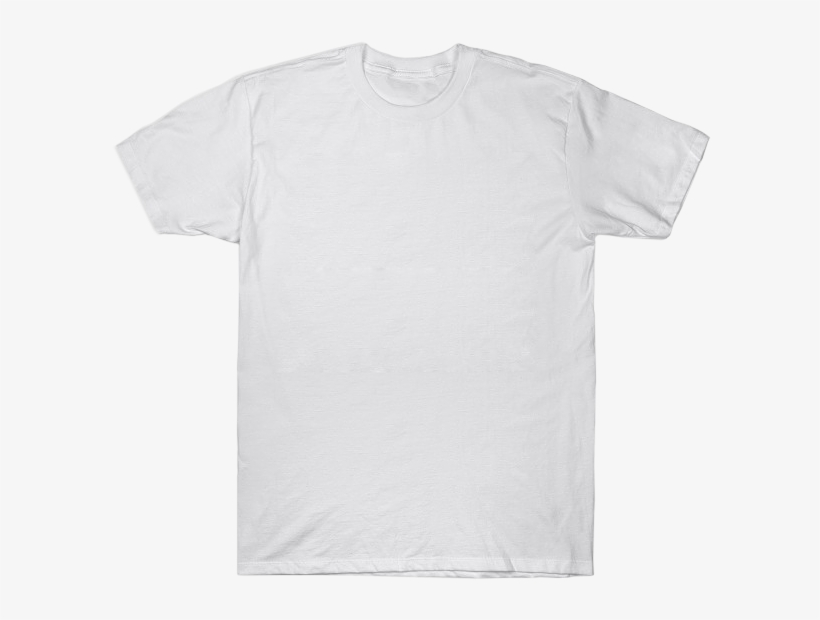
#> input picture product-customization-system/input/tshirt.png, 820 x 620 px
$ python main.py
#> lines starting #> are read from the running program, lines starting #| are printed output that depends on the picture; pictures that were not available may be replaced by others from this repository, and a replacement may not be noted
from PIL import Image

# Load images
tshirt = Image.open("input/tshirt.png").convert("RGBA")
logo = Image.open("input/logo.png").convert("RGBA")
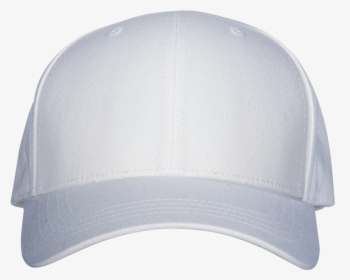
#> input picture product-customization-system/input/cap.png, 350 x 280 px, given in place of logo.png, which was not available

# Remove white background from logo
new_logo = []
for item in logo.getdata():
    # If pixel is almost white → make transparent
    if item[0] > 200 and item[1] > 200 and item[2] > 200:
        new_logo.append((255, 255, 255, 0))  # transparent
    else:
        new_logo.append(item)
#> this loop made 98000 passes
#> item on passes 1 to 3: (248, 248, 248, 255), (247, 247, 247, 255), (247, 247, 247, 255)
#> after the loop, new_logo = 98000 items

logo.putdata(new_logo)
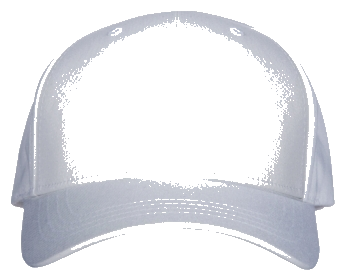
#> logo: PIL image 350x280 RGBA; mean R, G, B, A 230.9, 232, 235.8, 80.9; transparent parts drawn white

# Resize logo
logo = logo.resize((250, 250))
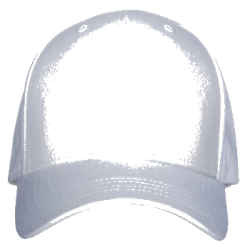
#> logo: PIL image 250x250 RGBA; mean R, G, B, A 63.8, 65, 69, 80.9; transparent parts drawn white

# ✅ SAFE blending (reduce opacity properly)
alpha = logo.split()[3]          # get alpha channel
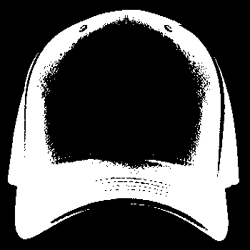
#> alpha: PIL image 250x250 L; min 0, max 255, mean 80.9
alpha = alpha.point(lambda p: p * 0.8)  # reduce opacity to 80%
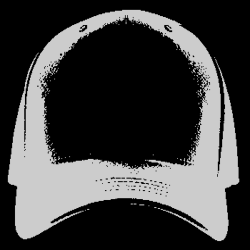
#> alpha: PIL image 250x250 L; min 0, max 204, mean 64.7
logo.putalpha(alpha)
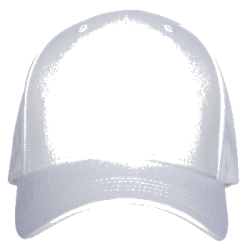
#> logo: PIL image 250x250 RGBA; mean R, G, B, A 63.8, 65, 69, 64.7; transparent parts drawn white

# Position
position = (295, 205)

# Paste with transparency
tshirt.paste(logo, position, logo)

# Save & show
tshirt.save("output/result.png")
tshirt.show()
